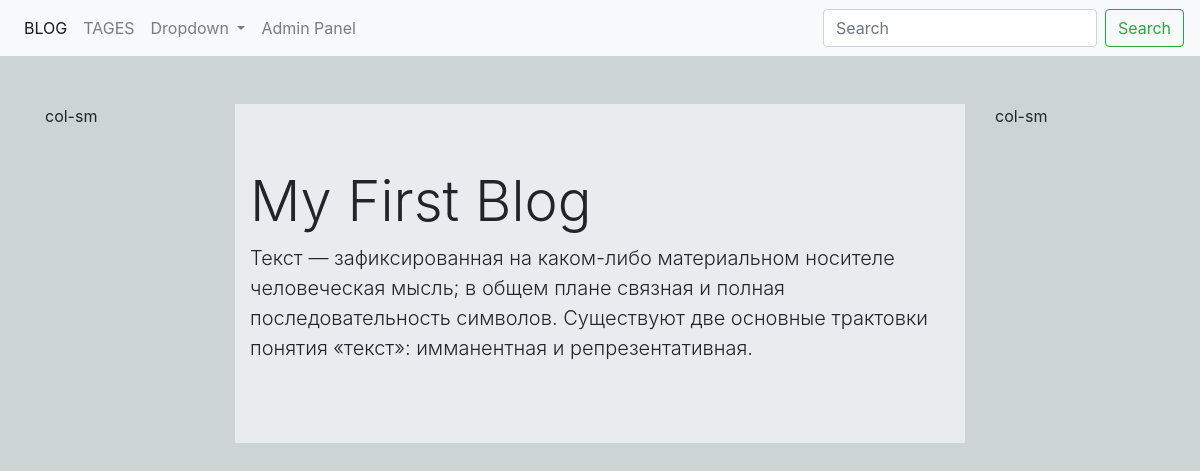
Page /post/blog/ on the committed database.
### blog/models.py (models this page shows, shortened)
class Post(models.Model):
    title = models.CharField(max_length = 200, db_index = True)
    slug = models.SlugField(max_length=150, unique = True)
    body = models.TextField(blank=True, db_index=True)
    date = models.DateField(auto_now_add=True)
    tag = models.ManyToManyField('Tag', blank=True, related_name='posts')

### blog/views.py (the view)
# urls.py: path('post/<str:slug>/', post_datayl, name='post_datayl_url'),
def post_datayl(request, slug):
	post = Post.objects.get(slug__iexact=slug)
	return render(request, 'blog/post_datayl.html', context={'post': post})

### blog/templates/blog/post_datayl.html (shortened to what this page needs)
{% extends 'base.html' %}
{% block content %}
	<div class="jumbotron jumbotron-fluid">
		<div class="container">
			<h1 class="display-4">{{post.title}}</h1>
			<p class="lead">{{post.body}}</p>
		</div>
	</div>
{% endblock content %}

### static/style.css (style rules this page uses)
body { background-color: #ccd4d4; }

### rows in the picture
Post: title "My First Blog", body "Текст — зафиксированная на каком-либо материальном носителе человеческая мысль; в общем плане связная и полная последовательность символов. Существуют две основные трактовки понятия «текст»: имманентная и репрезентативная."
